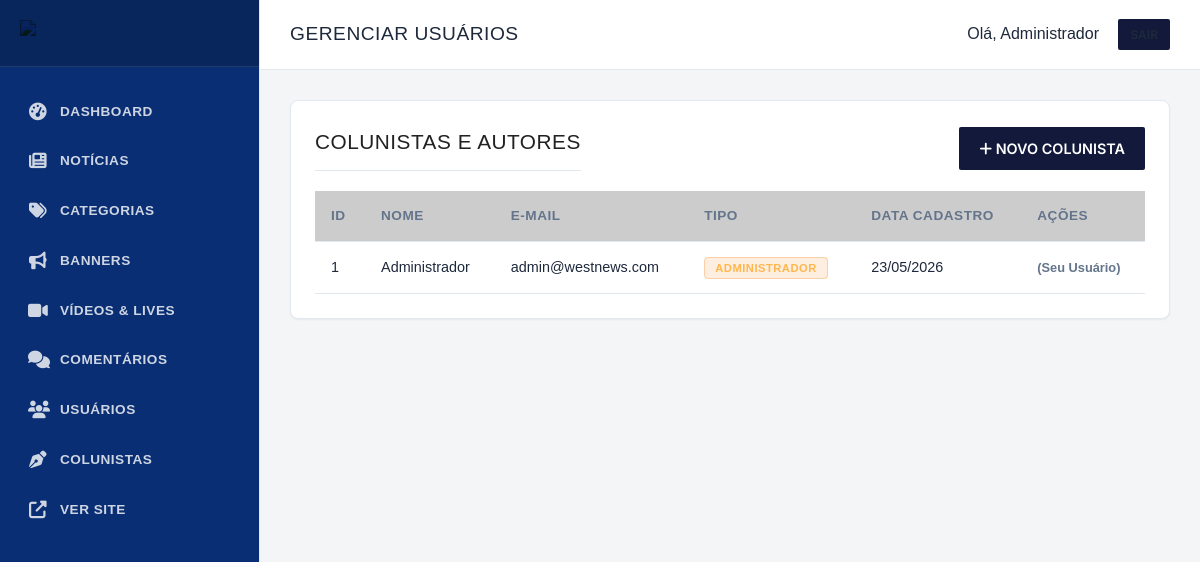
Screenshot of /admin/usuarios.php?filter=colunista (signed in) with the database file from the repository.
### tables this page shows
CREATE TABLE `usuarios` (
  `id` INTEGER PRIMARY KEY AUTOINCREMENT,
  `nome` TEXT NOT NULL,
  `email` TEXT NOT NULL UNIQUE,
  `senha` TEXT NOT NULL,
  `tipo` TEXT DEFAULT 'user',
  `foto_perfil` TEXT DEFAULT NULL,
  `bio` TEXT,
  `criado_em` TIMESTAMP DEFAULT CURRENT_TIMESTAMP,
  `atualizado_em` TIMESTAMP DEFAULT CURRENT_TIMESTAMP
, verificado INTEGER DEFAULT 0, token_verificacao TEXT DEFAULT NULL, created_at DATETIME);

### includes/functions.php (called while the page is built, shortened)
<?php
function escape($string) {
    return htmlspecialchars($string, ENT_QUOTES, 'UTF-8');
}

### admin/usuarios.php (the view, shortened to what this page needs)
<?php
require_once __DIR__ . '/includes/header.php';
$pdo = Database::getInstance();
$filtro = $_GET['filter'] ?? '';
if ($filtro == 'colunista') {
    $usuarios = $pdo->query("SELECT id, nome, email, tipo, criado_em FROM usuarios WHERE tipo IN ('admin', 'jornalista', 'colunista') ORDER BY criado_em DESC")->fetchAll();
    $titulo_pagina = "Colunistas e Autores";
} else {
    $usuarios = $pdo->query("SELECT id, nome, email, tipo, criado_em FROM usuarios ORDER BY criado_em DESC")->fetchAll();
    $titulo_pagina = "Usuários do Sistema";
}
?>
<div class="card">
    <div style="display: flex; justify-content: space-between; align-items: center; margin-bottom: 20px;">
        <h3 style="margin:0;"><?= $titulo_pagina ?></h3>
        <a href="usuario_form.php<?= $filtro == 'colunista' ? '?tipo=colunista' : '' ?>" class="btn"><i class="fas fa-plus"></i> Novo <?= $filtro == 'colunista' ? 'Colunista' : 'Usuário' ?></a>
    </div>
    <div class="table-responsive">
        <table>
            <thead>
                <tr>
                    <th>ID</th>
                    <th>Nome</th>
                    <th>E-mail</th>
                    <th>Tipo</th>
                    <th>Data Cadastro</th>
                    <th>Ações</th>
                </tr>
            </thead>
            <tbody>
                <?php foreach ($usuarios as $u): ?>
                <tr>
                    <td><?= $u['id'] ?></td>
                    <td><?= escape($u['nome']) ?></td>
                    <td><?= escape($u['email']) ?></td>
                    <td>
                        <?php if ($u['tipo'] == 'admin'): ?>
                            <span class="badge badge-warning">ADMINISTRADOR</span>
                        <?php elseif ($u['tipo'] == 'jornalista'): ?>
                            <span class="badge" style="background-color: #3b82f6; color: white;">JORNALISTA</span>
                        <?php elseif ($u['tipo'] == 'colunista'): ?>
                            <span class="badge" style="background-color: #8b5cf6; color: white;">COLUNISTA</span>
                        <?php else: ?>
                            <span class="badge badge-success">USUÁRIO</span>
                        <?php endif; ?>
                    </td>
                    <td><?= date('d/m/Y', strtotime($u['criado_em'])) ?></td>
                    <td>
                        <?php if ($u['id'] != $_SESSION['user_id']): ?>
                            <div style="display: inline-flex; gap: 8px; align-items: center;">
                                <form action="usuarios.php" method="GET" style="margin: 0; display: inline-block;">
                                    <input type="hidden" name="id" value="<?= $u['id'] ?>">
                                    <input type="hidden" name="token" value="<?= getCsrfToken() ?>">
                                    <select name="set_role" onchange="if(confirm('Deseja alterar o tipo de acesso deste usuário?')) this.form.submit(); else this.value='<?= $u['tipo'] ?>';" class="form-control" style="padding: 4px; font-size: 0.8rem; height: auto;">
                                        <option value="user" <?= $u['tipo'] == 'user' ? 'selected' : '' ?>>Usuário Comum</option>
                                        <option value="jornalista" <?= $u['tipo'] == 'jornalista' ? 'selected' : '' ?>>Jornalista</option>
                                        <option value="colunista" <?= $u['tipo'] == 'colunista' ? 'selected' : '' ?>>Colunista</option>
                                        <option value="admin" <?= $u['tipo'] == 'admin' ? 'selected' : '' ?>>Administrador</option>
                                    </select>
                                </form>
                                <?php if (in_array($u['tipo'], ['admin', 'jornalista', 'colunista'])): ?>
                                    <a href="noticia_form.php?autor_id=<?= $u['id'] ?>&cat_slug=opiniao" class="btn btn-sm" style="background-color: var(--color-primary); color: white; border: none;" title="Adicionar Opinião/Comentário">
                                        <i class="fas fa-comment-dots"></i> Nova Opinião
                                    </a>
                                <?php endif; ?>
                                <a href="?delete=<?= $u['id'] ?>&token=<?= getCsrfToken() ?>" class="btn btn-sm" style="background-color: #ef4444;" onclick="return confirm('Deseja excluir este usuário do sistema?')" title="Excluir">
                                    <i class="fas fa-trash"></i>
                                </a>
                            </div>
                        <?php else: ?>
                            <span style="color: var(--admin-text-light); font-size: 0.8rem; font-weight: 600;">(Seu Usuário)</span>
                        <?php endif; ?>
                    </td>
                </tr>
                <?php endforeach; ?>
            </tbody>
        </table>
    </div>
</div>
<?php require_once __DIR__ . '/includes/footer.php'; ?>

### assets/css/style.css (style rules this page uses)
:root { --color-primary: #13193a; --color-primary-light: #1d2657; --color-accent: #CC0000; --color-text: #222222; --color-text-muted: #666666; --color-bg: #FFFFFF; --color-surface: #F8F9FA; --color-border: #E5E5E5; --color-footer-bg: #111111; --color-footer-text: #CCCCCC; --font-title: 'Merriweather', serif; --font-family: 'Inter', sans-serif; --shadow-sm: 0 1px 3px rgba(0,0,0,0.05); --transition: all 0.2s ease-in-out; }
* { margin: 0; padding: 0; box-sizing: border-box; }
body { font-family: var(--font-family); background-color: var(--color-bg); color: var(--color-text); line-height: 1.5; -webkit-font-smoothing: antialiased; }
a { text-decoration: none; color: inherit; transition: var(--transition); }
h1, h2, h3, h4, h5, h6 { font-family: var(--font-title); font-weight: 700; color: var(--color-text); }
.btn { display: inline-block; padding: 10px 20px; background-color: var(--color-primary); color: #fff; font-family: var(--font-family); font-weight: 600; font-size: 0.9rem; text-transform: uppercase; border: none; cursor: pointer; border-radius: 2px; }

### assets/css/admin.css (style rules this page uses)
:root { --admin-bg: #f4f5f7; --admin-surface: #ffffff; --admin-sidebar: #0a2e73; --admin-sidebar-hover: #113f9c; --admin-sidebar-text: #ffffff; --admin-text: #1e293b; --admin-text-light: #64748b; --admin-primary: #0a2e73; --admin-accent: #c8102e; --admin-border: #e2e8f0; --shadow-sm: 0 1px 2px 0 rgba(0, 0, 0, 0.05); --shadow-md: 0 4px 6px -1px rgba(0, 0, 0, 0.1); }
body { margin: 0; font-family: 'Montserrat', sans-serif; background-color: var(--admin-bg); color: var(--admin-text); line-height: 1.6; }
h1, h2, h3, h4, h5, h6 { font-family: 'Bebas Neue', sans-serif; font-weight: 400; text-transform: uppercase; letter-spacing: 0.5px; }
.card { background: var(--admin-surface); border-radius: 8px; border: 1px solid var(--admin-border); box-shadow: var(--shadow-sm); padding: 24px; margin-bottom: 30px; color: var(--admin-text); }
.card h3 { font-size: 1.3rem; margin-top: 0; border-bottom: 1px solid var(--admin-border); padding-bottom: 12px; margin-bottom: 20px; }
.table-responsive { overflow-x: auto; }
table { width: 100%; border-collapse: collapse; }
table th, table td { padding: 14px 16px; text-align: left; border-bottom: 1px solid var(--admin-border); }
table th { background-color: rgba(0, 0, 0, 0.2); font-weight: 700; font-size: 0.85rem; text-transform: uppercase; letter-spacing: 0.5px; color: var(--admin-text-light); }
table td { font-size: 0.9rem; color: var(--admin-text); }
.badge { padding: 4px 10px; border-radius: 4px; font-size: 0.7rem; font-weight: 700; text-transform: uppercase; letter-spacing: 0.5px; }
.badge-warning { background-color: rgba(242, 140, 40, 0.15); color: #ffb74d; border: 1px solid rgba(242, 140, 40, 0.3); }

### rows the page displays
usuarios: id "1", nome "Administrador", email "admin@westnews.com", tipo "ADMINISTRADOR", criado_em "23/05/2026", shows "(Seu Usuário)"

### other values shown
$page_title "GERENCIAR USUÁRIOS"
$_SESSION['user_nome'] "Administrador"
$titulo_pagina "COLUNISTAS E AUTORES"
